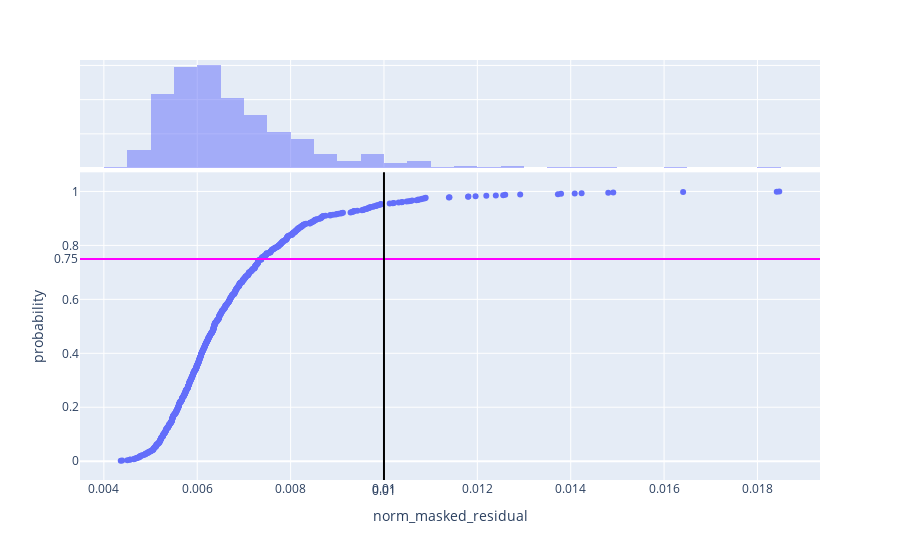

The notebook cell saved with this chart:
### Code cell
fig = px.ecdf(graphing_df, 
              #x = nmr,
              x = analysis_var,
              markers = True, 
              lines = False, 
              #facet_col = "Run ", 
              marginal = "histogram") #, facet_col_wrap = 1) # 

# yval = 0.79
# fig.add_hline(y = yval, 
#               row = 1,
#               col = 1,
#               line_color = "magenta",
#               annotation_text=f"{yval}",
#               annotation_position="left")

cutoff_val = 0.95 #1
fig.add_vline(x = cutoff_val, 
              row = 1,
              line_color = "black",
              annotation_text= f"{cutoff_val}", 
              annotation_position="bottom")

fig.show()

### Figure 1 — Plotly figure (JSON) as saved in the notebook; plotly's stock layout.template omitted (floating-point values rounded to 4 significant figures; data arrays with more than 128 entries replaced by an {"elided": "..."} marker saying what was removed)
{"data": [{"hovertemplate": "norm_masked_residual=%{x}<br>probability=%{y}<extra></extra>", "legendgroup": "", "line": {"dash": "solid", "shape": "hv"}, "marker": {"color": "#636efa", "symbol": "circle"}, "mode": "markers", "name": "", "orientation": "v", "showlegend": false, "type": "scatter", "x": {"elided": "799 float values"}, "xaxis": "x", "y": {"elided": "799 float values"}, "yaxis": "y"}, {"alignmentgroup": "True", "bingroup": "x", "hovertemplate": "norm_masked_residual=%{x}<br>count=%{y}<extra></extra>", "legendgroup": "", "marker": {"color": "#636efa"}, "name": "", "offsetgroup": "", "opacity": 0.5, "showlegend": false, "type": "histogram", "x": {"elided": "799 float values"}, "xaxis": "x2", "yaxis": "y2"}], "layout": {"annotations": [{"showarrow": false, "text": "0.75", "x": 0, "xanchor": "right", "xref": "x domain", "y": 0.75, "yanchor": "middle", "yref": "y"}, {"showarrow": false, "text": "0.01", "x": 0.01, "xanchor": "center", "xref": "x", "y": 0, "yanchor": "top", "yref": "y domain"}], "autosize": true, "barmode": "overlay", "legend": {"tracegroupgap": 0}, "margin": {"t": 60}, "shapes": [{"line": {"color": "magenta"}, "type": "line", "x0": 0, "x1": 1, "xref": "x domain", "y0": 0.75, "y1": 0.75, "yref": "y"}, {"line": {"color": "black"}, "type": "line", "x0": 0.01, "x1": 0.01, "xref": "x", "y0": 0, "y1": 1, "yref": "y domain"}], "xaxis": {"anchor": "y", "autorange": true, "domain": [0, 1], "range": [0.00349, 0.01934], "title": {"text": "norm_masked_residual"}, "type": "linear"}, "xaxis2": {"anchor": "y2", "autorange": true, "domain": [0, 1], "matches": "x", "range": [0.00349, 0.01934], "showgrid": true, "showticklabels": false, "type": "linear"}, "yaxis": {"anchor": "x", "autorange": true, "domain": [0, 0.7326], "range": [-0.08449, 1.086], "title": {"text": "probability"}, "type": "linear"}, "yaxis2": {"anchor": "x2", "autorange": true, "domain": [0.7426, 1], "matches": "y2", "range": [0, 157.9], "showgrid": true, "showline": false, "showticklabels": false, "ticks": ""}}}
